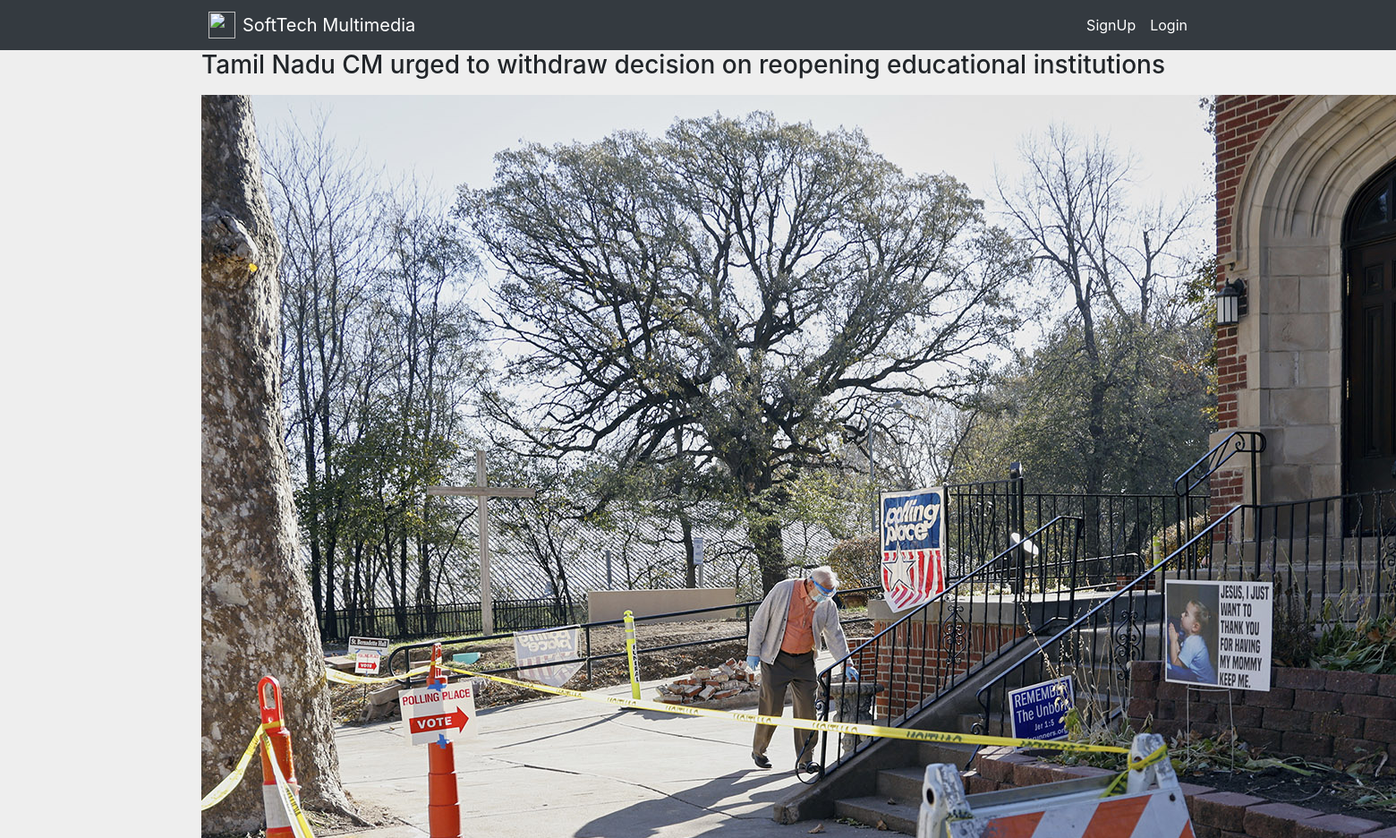
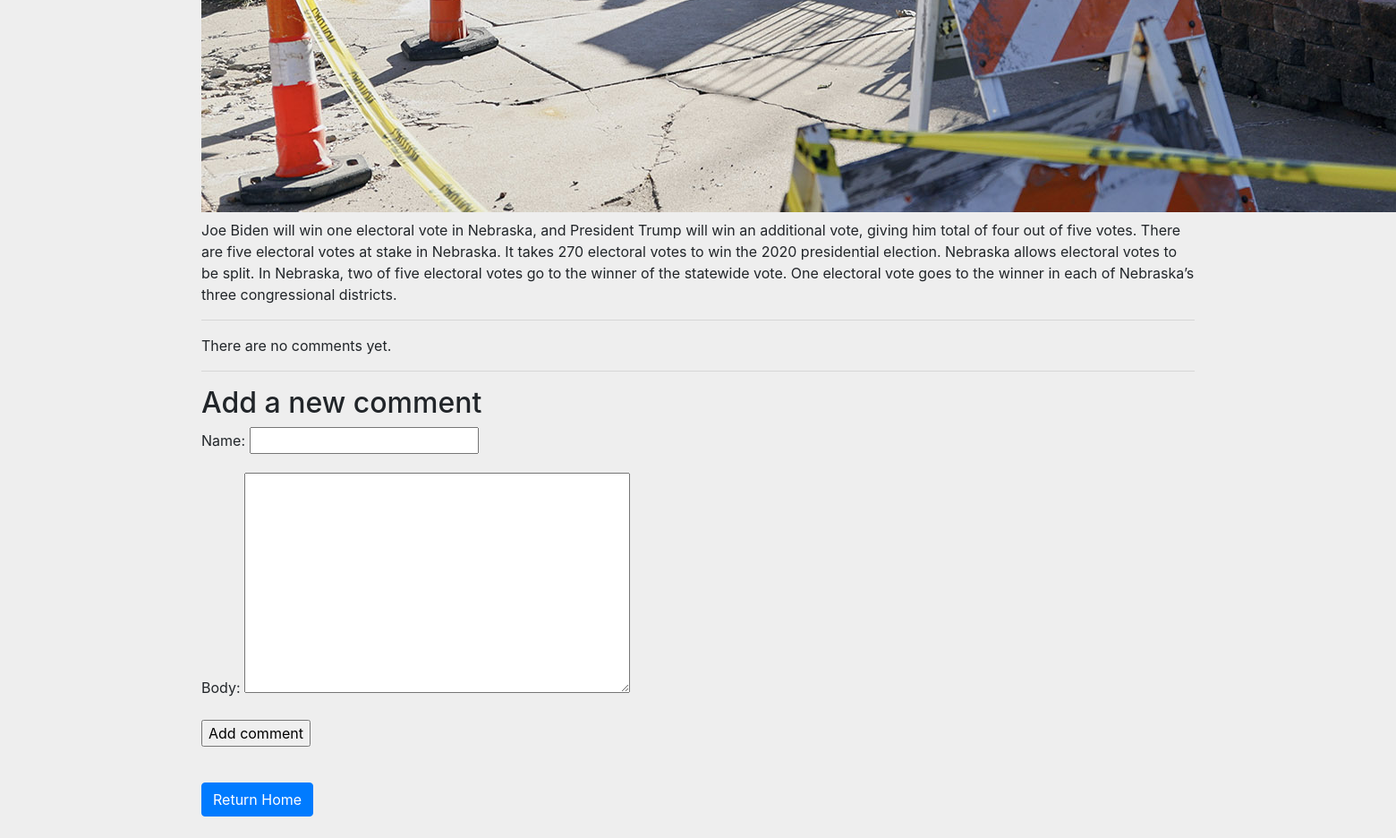
Page /article/3/ on the committed database (2 pictures, top to bottom).
### newsfeed/models.py (models this page shows, shortened)
class News(models.Model):
    title = models.CharField(max_length=255)
    body = models.TextField()
    slug = models.SlugField(max_length=200, unique=True)
    image = models.ImageField(upload_to='uploads/images/')
    category = models.ForeignKey(Category, on_delete=models.CASCADE, default=1)

### newsfeed/views.py (the view)
# urls.py: path('article/<int:id>/', views.post_details, name='post_details'),
def post_details(request, id):
    post = News.objects.get(id=id)
    comments = post.comments.filter(active=True)
    new_comment = None
    if request.method == 'POST':
        comment_form = CommentForm(data=request.POST)
        if comment_form.is_valid():
            new_comment = comment_form.save(commit=False)
            new_comment.post = post
            new_comment.save()
    else:
        comment_form = CommentForm()
    return render(request, 'newsfeed/post_details.html',
                  {'new': post,
                   'comments': comments,
                   'new_comment': new_comment,
                   'comment_form': comment_form})

### newsfeed/forms.py
class CommentForm(forms.ModelForm):
    class Meta:
        model = Comment
        fields = ('name', 'body')

### templates/newsfeed/post_details.html (shortened to what this page needs)
{% extends 'base.html' %}
{% block content %}
    <h3>{{ new.title }}</h3>
    <img src="{{ new.image.url }}" class="full-width-image my-2" alt="image">
    <p>{{ new.body|safe }}</p>
    <hr>
    {% for comment in comments %}
        <div class="comment">
            <p class="info">
                Comment by <strong class="text-primary">{{ comment.name }}</strong>
                {{ comment.created }}
            </p>
            <small>{{ comment.body|linebreaks }}</small>
            <a href="">Edit</a>
            <a href="{% url 'comment_delete' comment.id %}">Delete</a>
        </div>
    {% empty %}
        <p>There are no comments yet.</p>
    {% endfor %}
    <hr>
    {% if new_comment %}
        <h2>Your comment has been added.</h2>
    {% else %}
        <h2>Add a new comment</h2>
        <form method="post">
            {{ comment_form.as_p }}
            <p><input type="submit" value="Add comment"></p>
        </form>
    {% endif %}
    <a href="{% url 'index' %}" class="btn btn-primary mt-4 mb-4">Return Home</a>
{% endblock content %}

### rows in the picture
News: title "Tamil Nadu CM urged to withdraw decision on reopening educational institutions", image (picture), body "Joe Biden will win one electoral vote in Nebraska, and President Trump will win an additional vote, giving him total of four out of five votes. There are five electoral votes at stake in Nebraska. It takes 270 electoral votes to win the 2020 presidential election. Nebraska allows electoral votes to be split. In Nebraska, two of five electoral votes go to the winner of the statewide vote. One electoral vote goes to the winner in each of Nebraska’s three congressional districts."
